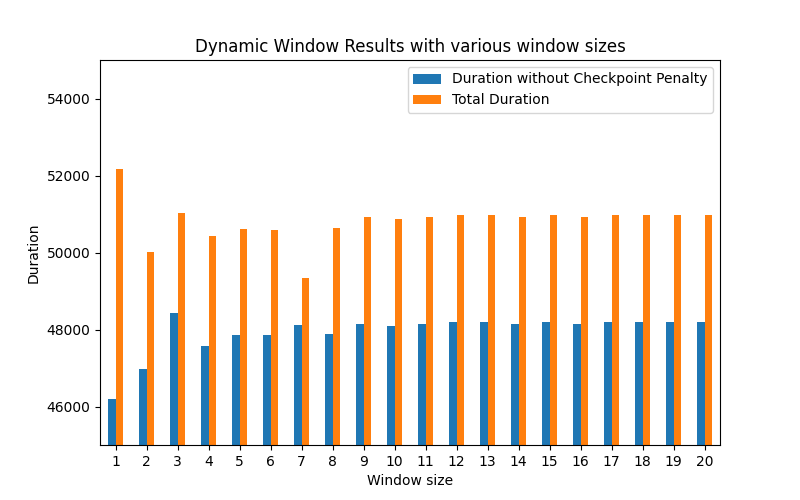

This figure's Python source:
import pandas
from matplotlib import pyplot as plt
from typing import List

duration_limits: List[int] = [45000, 55000]


def plot_results(file_name: str, title: str) -> None:
    result_df = pandas.read_csv(file_name)
    result_df = result_df.set_index(result_df.columns[0])
    result_df = result_df.drop(columns=result_df.columns[1])
    result_df = result_df.drop(result_df.index[0])
    result_df.plot.bar(figsize=(8, 5), ylim=duration_limits)
    plt.xticks(range(0, 20), [str(i) for i in range(1, 21)], rotation=0)
    plt.title(title)
    plt.ylabel('Duration')
    plt.savefig(f"{file_name[:-4]}.png")


def main() -> None:
    plot_results("dyn_window.csv","Dynamic Window Results with various window sizes")


if __name__ == "__main__":
    main()